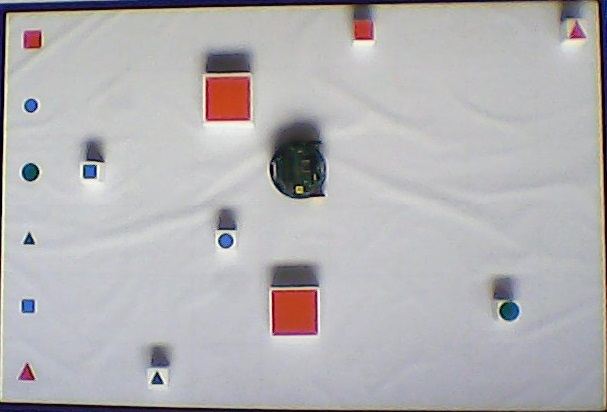
#> input picture image/test.jpeg, 607 x 412 px
$ python -i task5-main.py   (imports and definitions only)   (Python 2 division)
#> lines starting #> are read from the running program, lines starting #| are printed output that depends on the picture; after the words box and inside, x2 and y2 are one past the last pixel; in counts of white or black regions, pixels touching at a corner belong together
#> further down, picture is the input picture: shape (412, 607, 3); mean B, G, R 179.9, 177.5, 179.6
import cv2
import serial
import heapq
import time
arena_images=[]
work_area=[]
door_area=[]
obstacles = []
props={}
RobotPosition=(2,4)
RobotOrientation='l' # can take values 'u' (up), 'd' (down), 'r' (right), 'l' (left)

class PriorityQueue:

	def __init__(self):
		self.elements = []

	def empty(self):
		return len(self.elements) == 0

	def put(self, item, priority):
		heapq.heappush(self.elements, (priority, item))

	def get(self):
		return heapq.heappop(self.elements)[1]

def getRobotOrientation():
	pass

# [104 lines left out: functions sendPath, getObjects, dispImages, getColor, not called in this run]

def getShape(image):
	gray = cv2.cvtColor(image,cv2.COLOR_BGR2GRAY)
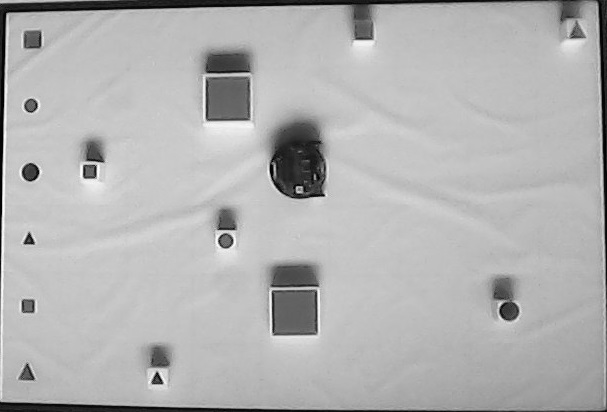
#> gray: shape (412, 607); min 0, max 254, mean 178.3
	ret,thresh = cv2.threshold(gray,170,255,1)
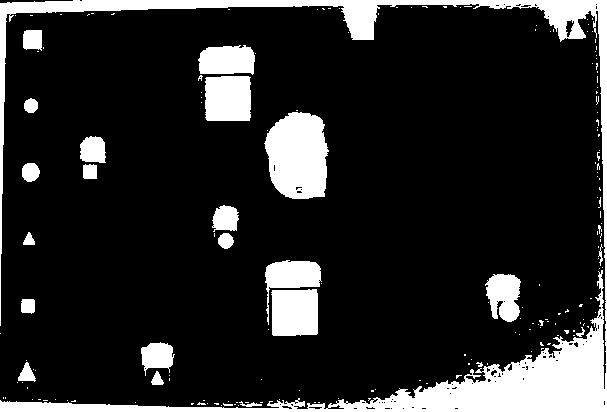
#> thresh: shape (412, 607); 15.8% white; 178 white regions (154 under 20 px)
	contours,h = cv2.findContours(thresh,1,2)
#> contours = 261 contours, 232 with area under 20; largest, box (x1, y1, x2, y2) and area: (0, 0, 607, 412) 20449, (264, 112, 329, 199) 4368, (271, 289, 318, 336) 2010, (205, 76, 251, 121) 1930, (198, 45, 255, 75) 1366; h = 261 rows, first 6: [1, -1, -1, -1], [2, 0, -1, -1], [3, 1, -1, -1], [4, 2, -1, -1], [5, 3, -1, -1], [6, 4, -1, -1]
	for cnt in contours:
		approx = cv2.approxPolyDP(cnt,0.01*cv2.arcLength(cnt,True),True)
		if len(approx)==3:
			return "Triangle"
		elif len(approx)==4:
			return "Square"
		else:
			return "Circle"
#> this loop made 1 pass


# [8 lines left out: function getSize, not called in this run]


def getOccupiedObjectsProps():
	global work_area
	global door_area
	global props
	global obstacles
	for i in range(0,6):
		for j in range(0,9):
			image = arena_images[i][j]
			color = getColor(image)
			if color != 'white':
				if j!= 0:
					work_area += [(i,j)]
					obstacles += [(i,j)]
				else:
					door_area += [(i,j)]
				props[(i,j)] = (color,getShape(image),getSize(image))

# , [1, 1], [1, -1], [-1, 1], [-1, -1]
# [15 lines left out: functions neighbors, cost, not called in this run]

def heuristic(a, b):
	distance = abs(a[0] - b[0]) + abs(a[1] - b[1])
	return distance

# [29 lines left out: function a_star, not called in this run]


# [3 lines not run here, left out]
# [1 line that did not run here, left out]
# [4 lines not run here, left out]
# arena=cv2.imread("arena_test.png")


# Do processing to deblur the image

# [1 line that did not run here, left out]
# [1 line not run here, left out]
# [1 line that did not run here, left out]

# [8 lines of commented-out code are left out]
p=0
# [79 lines not run here, left out]

# for debugging
# dispImages()
# print work_area
# print props

>>> import cv2
>>> picture = cv2.imread('../../image/test.jpeg')
>>> result = getShape(picture)
#> result = 'Circle'
